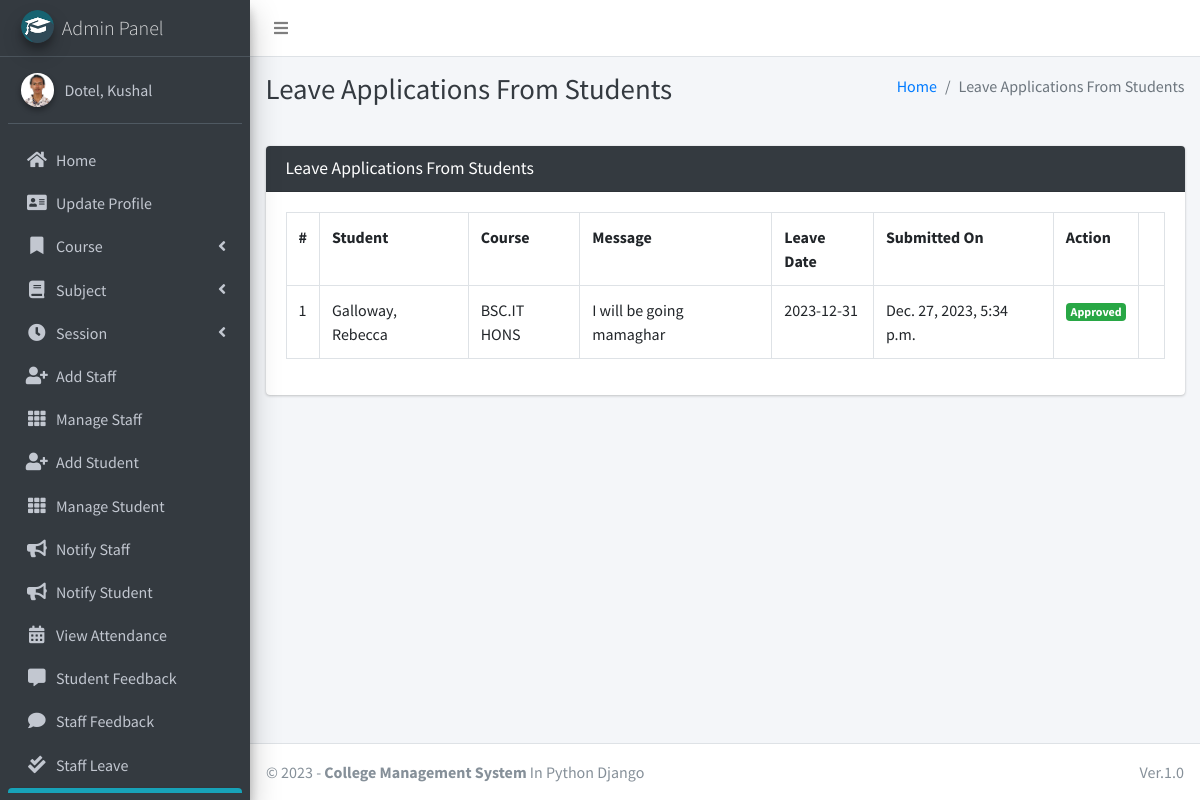
The page /student/view/leave/ (signed in) on the database its author committed.
### main_app/models.py (models this page shows)
class CustomUser(AbstractUser):
    USER_TYPE = ((1, "HOD"), (2, "Staff"), (3, "Student"))
    GENDER = [("M", "Male"), ("F", "Female")]
    username = None  # Removed username, using email instead
    email = models.EmailField(unique=True)
    user_type = models.CharField(default=1, choices=USER_TYPE, max_length=1)
    gender = models.CharField(max_length=1, choices=GENDER)
    profile_pic = models.ImageField()
    address = models.TextField()
    fcm_token = models.TextField(default="")  # For firebase notifications
    created_at = models.DateTimeField(auto_now_add=True)
    updated_at = models.DateTimeField(auto_now=True)
    USERNAME_FIELD = "email"
    REQUIRED_FIELDS = []
    objects = CustomUserManager()
    def __str__(self):
        return self.last_name + ", " + self.first_name

class LeaveReportStudent(models.Model):
    student = models.ForeignKey(Student, on_delete=models.CASCADE)
    date = models.CharField(max_length=60)
    message = models.TextField()
    status = models.SmallIntegerField(default=0)
    created_at = models.DateTimeField(auto_now_add=True)
    updated_at = models.DateTimeField(auto_now=True)

class Student(models.Model):
    admin = models.OneToOneField(CustomUser, on_delete=models.CASCADE)
    course = models.ForeignKey(Course, on_delete=models.DO_NOTHING, null=True, blank=False)
    session = models.ForeignKey(Session, on_delete=models.DO_NOTHING, null=True)
    def __str__(self):
        return self.admin.last_name + ", " + self.admin.first_name

class Course(models.Model):
    name = models.CharField(max_length=120)
    created_at = models.DateTimeField(auto_now_add=True)
    updated_at = models.DateTimeField(auto_now=True)
    def __str__(self):
        return self.name

### main_app/hod_views.py (the view, shortened to what this page needs)
# urls.py: path("student/view/leave/", hod_views.view_student_leave,
@csrf_exempt
def view_student_leave(request):
    if request.method != 'POST':
        allLeave = LeaveReportStudent.objects.all()
        context = {
            'allLeave': allLeave,
            'page_title': 'Leave Applications From Students'
        }
        return render(request, "hod_template/student_leave_view.html", context)

### main_app/templates/hod_template/student_leave_view.html (shortened to what this page needs)
{% extends 'main_app/base.html' %}
{% load static %}
{% block page_title %}{{page_title}}{% endblock page_title %}
{% block content %}
<section class="content">
    <div class="container-fluid">
        <div class="row">
            <div class="col-md-12">
                <div class="card card-dark">
                    <div class="card-header">
                        <h3 class="card-title">{{page_title}}</h3>
                    </div>
                    <div class="table card-body">
                        <table class="table table-bordered table-hover">
                            <tr>
                                <th>#</th>
                                <th>Student</th>
                                <th>Course</th>
                                <th>Message</th>
                                <th>Leave Date</th>
                                <th>Submitted On</th>
                                <th>Action</th>
                            </tr>
                            {% for leave in  allLeave %}
                              <tr>
                                  <td>{{forloop.counter}}</td>
                                  <td>{{leave.student}}</td>
                                  <td>{{leave.student.course}}</td>
                                  <td>{{leave.message}}</td>
                                  <td>{{leave.date}}</td>
                                  <td>{{leave.created_at}}</td>
                                      {% if leave.status == 0 %}
                                           <td> <button data-toggle = "modal" data-target = "#reply_modal" value="{{leave.id}}" class="btn btn-success reply_open_modal">Reply</button>
{% elif leave.status == -1 %}
<td><span  class='badge badge-danger'>Rejected</span></td>
{% else %}
<td><span  class='badge badge-success'>Approved</span></td>
                                            <td>{{feedback.updated_at}}</td>
                                      {% endif %}
                              </tr>
                            {% endfor %}
                        </table>
                    </div>
                    </div>
            </div>
        </div>
    </div>
</section>
{% endblock content %}

### main_app/templates/main_app/sidebar_template.html (shortened to what this page needs)
{% load static %}
<aside class="main-sidebar sidebar-dark-info elevation-4">
    {% if request.user.user_type == '1' %}
    <a href="{% url 'admin_home' %}" class="brand-link">
        <img src="{% static 'dist/img/cmsl.png' %} " alt="AdminLTE Logo"
            class="brand-image img-circle elevation-3" >
        <span class="brand-text font-weight-light">Admin Panel</span>
    </a>
    <div class="sidebar">
        <div class="user-panel mt-3 pb-3 mb-3 d-flex">
            <div class="image">
                <img src="{{ request.user.profile_pic}}" class="img-circle elevation-2" alt="User Image">
            </div>
            <div class="info">
                <a href="#" class="d-block">{{user}}</a>
            </div>
        </div>
        <nav class="mt-2">
            <ul class="nav nav-pills nav-sidebar flex-column" data-widget="treeview" role="menu" data-accordion="false">
                <li class="nav-item">
                    {% url 'admin_home' as admin_home %}
                    <a href="{{admin_home}}" class="nav-link {% if admin_home == request.path %} active {% endif %}">
                        <i class="nav-icon fas fa-home"></i>
                        <p>
                            Home
                        </p>
                    </a>
                </li>
                <li class="nav-item">
                    {% url 'admin_view_profile' as admin_view_profile %}
                    <a href="{{admin_view_profile}}"
                        class="nav-link {% if admin_view_profile == request.path %} active {% endif %}">
                        <i class="nav-icon fas fa-address-card"></i>
                        <p>
                            Update Profile
                        </p>
                    </a>
                </li>
                <li class="nav-item has-treeview">
                    <a href="#" class="nav-link">
                        <i class="nav-icon fas fa-bookmark"></i>
                        <p>
                            Course
                            <i class="fas fa-angle-left right"></i>
                        </p>
                    </a>
                </li>
                <li class="nav-item has-treeview">
                    <a href="#" class="nav-link">
                        <i class="nav-icon fas fa-book"></i>
                        <p>
                            Subject
                            <i class="fas fa-angle-left right"></i>
                        </p>
                    </a>
                </li>
                <li class="nav-item has-treeview">
                    <a href="#" class="nav-link">
                        <i class="nav-icon fas fa-clock"></i>
                        <p>
                            Session
                            <i class="fas fa-angle-left right"></i>
                        </p>
                    </a>
                </li>
                <li class="nav-item">
                    {% url 'add_staff' as add_staff %}
                    <a href="{{add_staff}}" class="nav-link {% if add_staff == request.path %} active {% endif %}">
                        <i class="nav-icon fas fa-user-plus"></i>
                        <p>
                            Add Staff
                        </p>
                    </a>
                </li>
                <li class="nav-item">
                    {% url 'manage_staff' as manage_staff %}
                    {% url 'edit_staff' staff_id as edit_staff %}
                    <a href="{{manage_staff}}"
                        class="nav-link {% if manage_staff == request.path or request.path == edit_staff %} active {% endif %}">
                        <i class="nav-icon fas fa-th"></i>
                        <p>
                            Manage Staff
                        </p>
                    </a>
                </li>
                <li class="nav-item">
                    {% url 'add_student' as add_student%}
                    <a href="{{add_student}}" class="nav-link  {% if add_student == request.path %} active {% endif %}">
                        <i class="nav-icon fas fa-user-plus"></i>
                        <p>
                            Add Student
                        </p>
                    </a>
                </li>
                <li class="nav-item">
                    {% url 'manage_student' as manage_student %}
                    {% url 'edit_student' student_id as edit_student %}
                    <a href="{{manage_student}}"
                        class="nav-link  {% if edit_student == request.path or manage_student == request.path %} active {% endif %}">
                        <i class="nav-icon fas fa-th"></i>
                        <p>
                            Manage Student
                        </p>
                    </a>
                </li>
                <li class="nav-item">
                    {% url 'admin_notify_staff' as admin_notify_staff %}
                    <a href="{{admin_notify_staff}}"
                        class="nav-link {% if admin_notify_staff == request.path %} active {% endif %}">
                        <i class="nav-icon fas fa-bullhorn"></i>
                        <p>
                            Notify Staff
                        </p>
                    </a>
                </li>
                <li class="nav-item">
                    {% url 'admin_notify_student' as admin_notify_student %}
                    <a href="{{admin_notify_student}}"
                        class="nav-link {% if admin_notify_student == request.path %} active {% endif %}">
                        <i class="nav-icon fas fa-bullhorn"></i>
                        <p>
                            Notify Student
                        </p>
                    </a>
                </li>
                <li class="nav-item">
                    {% url 'admin_view_attendance' as admin_view_attendance %}
                <li class="nav-item">
                    <a href="{{admin_view_attendance}}"
                        class="nav-link  {% if admin_view_attendance == request.path %} active {% endif %}">
                        <i class="nav-icon fas fa-calendar-alt"></i>
                        <p>
                            View Attendance
                        </p>
                    </a>
                </li>
                <li class="nav-item">
                    {% url 'student_feedback_message' as student_feedback_message %}
                    <a href="{{ student_feedback_message }}"
                        class="nav-link  {% if student_feedback_message == request.path %} active {% endif %}">
                        <i class="nav-icon fas fa-comment-alt"></i>
                        <p>
                            Student Feedback
                        </p>
                    </a>
                </li>
                <li class="nav-item">
                    {% url 'staff_feedback_message' as staff_feedback_message %}
                    <a href="{{staff_feedback_message}}"
                        class="nav-link   {% if staff_feedback_message == request.path %} active {% endif %}">
                        <i class="nav-icon fas fa-comment"></i>
                        <p>
                            Staff Feedback
                        </p>
                    </a>
                </li>
                <li class="nav-item">
                    {% url 'view_staff_leave' as view_staff_leave %}
                    <a href="{{view_staff_leave}}"
                        class="nav-link  {% if view_staff_leave == request.path %} active {% endif %}">
                        <i class="nav-icon fas fa-check-double"></i>
                        <p>
                            Staff Leave
                        </p>
                    </a>
                </li>
                <li class="nav-item">
                    {% url 'view_student_leave' as view_student_leave %}
                    <a href="{% url 'view_student_leave' %}"
                        class="nav-link  {% if view_student_leave == request.path %} active {% endif %}">
                    </a>
                </li>
                                        {% endif %}
                                    </ul>
                                </nav>
                            </div>
</aside>

### rows shown on the page
CustomUser: user.profile_pic (picture), last_name+first_name "Dotel, Kushal"
LeaveReportStudent: student "Galloway, Rebecca", student.course "BSC.IT HONS", message "I will be going mamaghar", date "2023-12-31", created_at "Dec. 27, 2023, 5:34 p.m."

### other values the page prints
{{ page_title }} "Leave Applications From Students"
